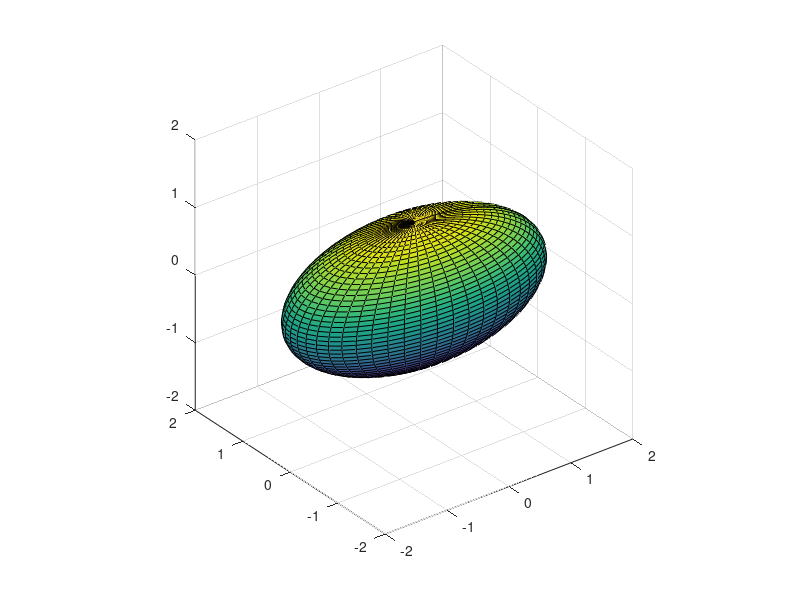

The MATLAB source for this figure: (Note: this script raises an error after producing the figure.)

% Jake Davis
% 09/28/2018

% Ellipse Exact Solution Script

clc, clear, close all

% freestream velocity
V = [20 0 0]';

% generate ellipsoid
a = 2;
b = 1;
c = 1;
[x,y,z] = ellipsoid(0,0,0,a,b,c,50);

% plot ellipsoid
figure
surf(x,y,z)
axis equal

[pot, u, v, w] = ellipsoidflow(x, y, z, V, a, b, c);

Vmag = sqrt(u^2 + v^2 + w^2);

figure
surf(x,y,z,pot)
% surf(x,y,z,Vmag)
colorbar
axis equal

max(max(pot))
min(min(pot))

